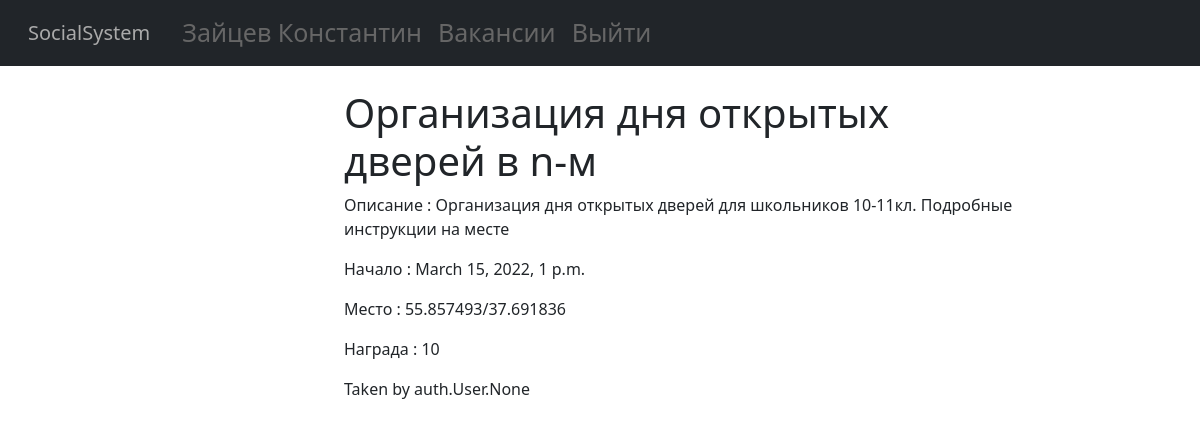
The page /tasks/1 (signed in) on the database its author committed.
### main/models.py (models this page shows, shortened)
class Task(models.Model):
    id = models.IntegerField(auto_created=True, primary_key=True, serialize=False, verbose_name='id')
    organization = models.ForeignKey(User, on_delete=models.CASCADE, related_name="task", null=True)
    user = models.ManyToManyField(User, related_name="user", null=True, blank=True)
    name = models.CharField(max_length=128)
    beginning = models.DateTimeField(default=timezone.now, null=True)
    photo = models.ImageField(upload_to=user_directory_path, verbose_name="Фото", null=True)
    geocode = models.CharField(max_length=128)
    description = models.CharField(max_length=1024)
    award = models.IntegerField(default=0)
    limiter = models.IntegerField(default=1)
    complete = models.BooleanField(default=False)

### main/views.py (the view, shortened to what this page needs)
# urls.py: path("tasks/<int:id>", views.task, name="task"),
@login_required(login_url='login')
def task(response, id):
    ls = Task.objects.get(id=id)
    if not ls.user and response.user != ls.organization:
        if response.method == "POST":
            if response.POST.get("take"):
                ls.user = response.user
                ls.save()
            return redirect(f'/tasks/{id}')
        return render(response, "main/task.html", {"ls": ls, "taken": False, "org": False})
    elif response.user == ls.organization:
        return render(response, "main/task.html", {"ls": ls, "taken": False, "org": True})
    else:
        return render(response, "main/task.html", {"ls": ls, "taken": True, "org": False})

### main/templates/main/task.html (shortened to what this page needs)
{% extends "main/base.html" %}
{% block content %}
	<h1>{{ls.name}}</h1>
	<p>Описание : {{ls.description}}</p>
	<p>Начало : {{ls.beginning}}</p>
	<p>Место : {{ls.geocode}}</p>
	<p>Награда : {{ls.award}}</p>
	{% if not taken and not org %}
		<form method="post" action="#">
			{% csrf_token %}
			<button type="submit" name="take" value="take" class="btn btn-success">Take</button>
		</form>
	{% elif taken %}
		<p>Taken by {{ls.user}}</p>
	{% endif %}
{% endblock %}

### main/templates/main/base.html (shortened to what this page needs)
<!DOCTYPE html>
<html lang="en">
<head>
    <link href="https://cdn.jsdelivr.net/npm/bootstrap@5.1.3/dist/css/bootstrap.min.css" rel="stylesheet"
>
</head>
<body>
<nav class="navbar bg-dark navbar-expand-md fixed-top">
    <div class="container-fluid">
        <a class="navbar-brand" href="/">SocialSystem</a>
        <div class="collapse navbar-collapse" id="navbarCollapse">
            <ul class="navbar-nav me-auto mb-2 mb-md-0">
                {% if user.is_authenticated %}
                <li class="nav-item">
                    <a class="nav-link active" aria-current="page" href="/user_info/{{user.id}}">{{user.last_name}} {{user.first_name}}</a>
                </li>
                <li class="nav-item">
                    <a class="nav-link" href="/tasks">Вакансии</a>
                </li>
                <li class="nav-item">
                    <a class="nav-link" href="/logout">Выйти</a>
                </li>
                {% endif %}
            </ul>
        </div>
    </div>
</nav>
<div id="content" name="content" class="main">
    <div class="row justify-content-center">
        <div class="col-8">
            <h1 class="mt-2">My Site</h1>
            {% block content %}
            {% endblock %}
        </div>
    </div>
</div>
</body>
</html>

### main/templates/main/base.html (style rules this page uses)
.nav-item a { padding:6px 8px 6px 16px; font-size:25px; color: #666666; }
.navbar-brand { padding:6px 8px 6px 16px; font-size:40px; color: #AAAAAA; }
.main { margin-left:160px; padding: 0px 10px; }

### rows shown on the page
Task: name "Организация дня открытых дверей в n-м", description "Организация дня открытых дверей для школьников 10-11кл. Подробные инструкции на месте", beginning "March 15, 2022, 1 p.m.", geocode "55.857493/37.691836", award "10", user "auth.User.None"

### other values the page prints
{{ user.last_name }} "Зайцев"
{{ user.first_name }} "Константин"
